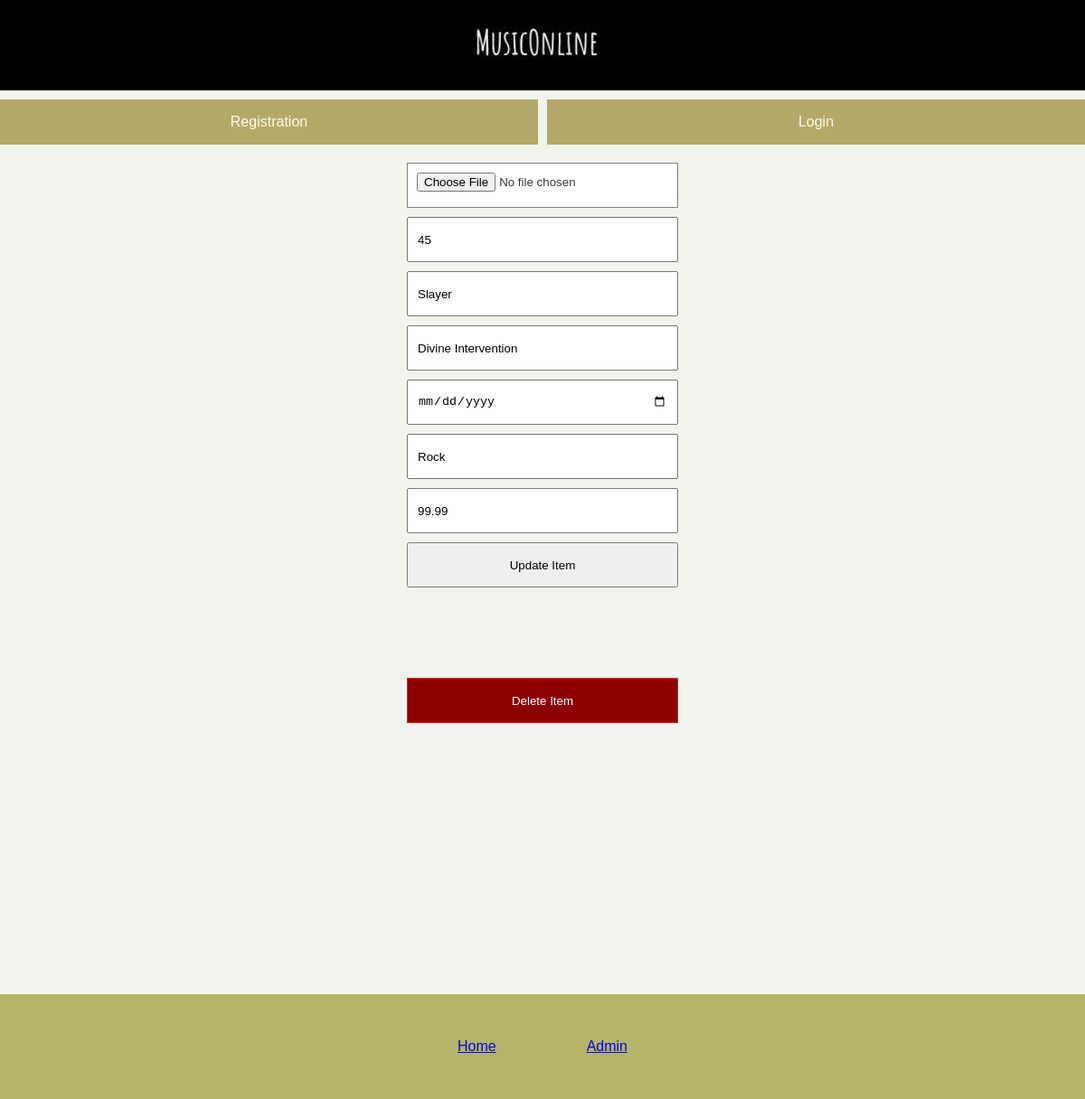
/item_update.php?item_id=45 (signed in), run on the app's committed database.
### tables this page shows
CREATE TABLE `item_table` (
  `item_id` int(10) NOT NULL,
  `artist` varchar(50) NOT NULL,
  `album` varchar(100) NOT NULL,
  `year` int(30) NOT NULL,
  `genre` varchar(30) NOT NULL,
  `album_cover` varchar(100) NOT NULL,
  `date_added` date NOT NULL,
  `price` decimal(4,2) NOT NULL,
  `user_id` varchar(30) NOT NULL
);

### item_update.php (the view, shortened to what this page needs)
<?php include "conn.php";
?>
<!DOCTYPE html>
<html lang="en">
<head>
    <link rel="stylesheet" href="style.css">
</head>
<body>
    <?php
        include "inc_header.php";
$item_id = ( isset($_GET["item_id"]) && !empty($_GET["item_id"]) ? $_GET["item_id"] : "");
$query = "SELECT * FROM item_table WHERE item_id= $item_id";
$result = mysqli_query($conn, $query);
while ($row = mysqli_fetch_array($result)){
    $artist = $row['artist'];
    $album = $row['album'];
    $year = $row['year'];
    $genre = $row['genre'];
    $price = $row['price'];
    $album_cover = $row['album_cover'];
}
    ?>
<!DOCTYPE html>
<html lang="en">
<head>
    <link rel="stylesheet" href="style.css">
</head>
<body>
    <main>
        <div class="itemUpdateForm">
            <form action="item_update_script.php" method="post" enctype="multipart/form-data" id="itemUpdateForm">
                <input type="file" name="photo" id="fileSelect" class="inputfile" value="<?php echo "$album_cover" ?>">
                <input type="text" name="item_id" value="<?php echo "$item_id";?>" readonly>
                <input type="text" name="artist" value="<?php echo "$artist";?>">
                <input type="text" name="album" value="<?php echo "$album";?>">
                <input type="date" name="year" value="<?php echo "$year";?>">
                <input type="text" name="genre" value="<?php echo "$genre";?>">
                <input type="text" name="price" value="<?php echo "$price";?>">
                <input type="submit" name="update" value="Update Item">
                <input type="submit" name="delete" value="Delete Item" class="deleteButton">
            </form>
        </div>
    </main>
    <?php   include "inc_footer.php"  ?>
</body>
</html>

### style.css (style rules this page uses)
html, body, div, span, applet, object, iframe, h1, h2, h3, h4, h5, h6, p, blockquote, pre, a, abbr, acronym, address, big, cite, code, del, dfn, em, img, ins, kbd, q, s, samp, small, strike, strong, sub, sup, tt, var, b, u, i, center, dl, dt, dd, ol, ul, li, fieldset, form, label, legend, table, caption, tbody, tfoot, thead, tr, th, td, article, aside, canvas, details, embed, figure, figcaption, footer, header, hgroup, menu, nav, output, ruby, section, summary, time, mark, audio, video { margin: 0; padding: 0; border: 0; font-size: 100%; font: inherit; vertical-align: baseline; }
body { line-height: 1; }
*, *::before, *::after { box-sizing: border-box; }
body { font-family: 'PT Sans', sans-serif; background: #f3f3ee; color: #343a40; }
.itemAddForm, .itemUpdateForm { display: flex; justify-content: center; }
.itemAddForm form, .itemUpdateForm form { display: flex; flex-flow: column wrap; width: 300px; }
.itemAddForm input, .loginForm button, .itemUpdateForm input { height: 50px; padding: 10px; margin: 10px 0 0 0; }
.inputfile { background: white; border: 1px solid gray; }
.itemUpdateForm input[type=submit].deleteButton { margin-top: 100px; background: darkred; color: white; border: 1px solid red; }

### data on the page
item_table: artist "Slayer", album "Divine Intervention", genre "Rock", price "99.99"
